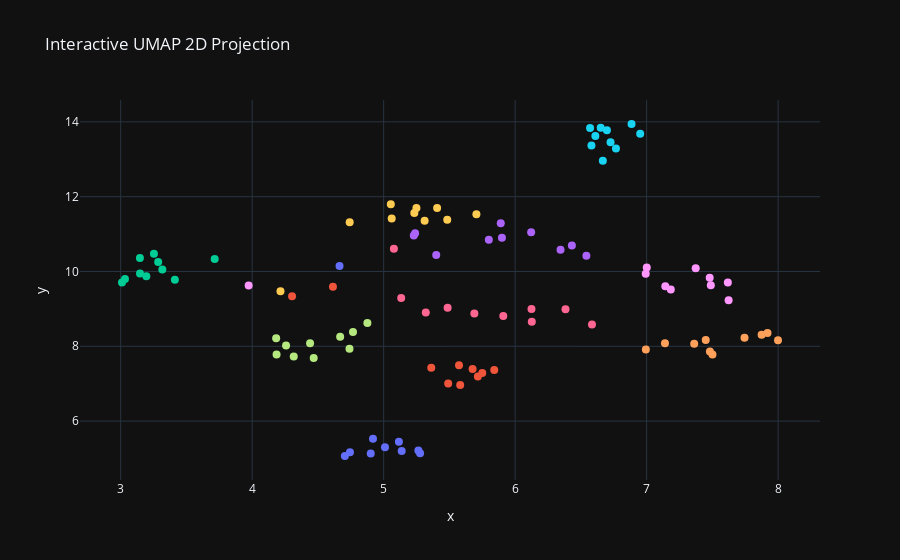

Here is the notebook cell this chart was saved with:
### Code cell
import umap
import pandas as pd
import plotly.express as px

# Example metadata: replace with your own (e.g., labels, IDs, or other info)
# metadata = [f"Sample_{i}" for i in range(data.shape[0])]

# Run UMAP to reduce to 2D
umap_2d = umap.UMAP(n_components=2, random_state=42)
embedding_2d = umap_2d.fit_transform(dense_vectors)

# Create a DataFrame for Plotly
df = pd.DataFrame({
    'x': embedding_2d[:, 0],
    'y': embedding_2d[:, 1],
    'metadata': texts,
    'color': labels
})

# Create interactive scatter plot
fig = px.scatter(
    df,
    x='x',
    y='y',
    color='color',
    hover_data=['metadata'],  # Display metadata on hover
    title='Interactive UMAP 2D Projection'
)

# Optional: Add click interaction
fig.update_traces(
    marker=dict(size=8),
    selector=dict(mode='markers'),
    customdata=df[['metadata']].values  # Attach metadata for click events
)

# Add click event to display data
fig.update_layout(
    clickmode='event+select',
    showlegend=False
)

# Show the plot
fig.show()

# Optional: Add a callback for clicking (for Jupyter or Dash integration)
# This requires a Dash app or further customization for full click handling
